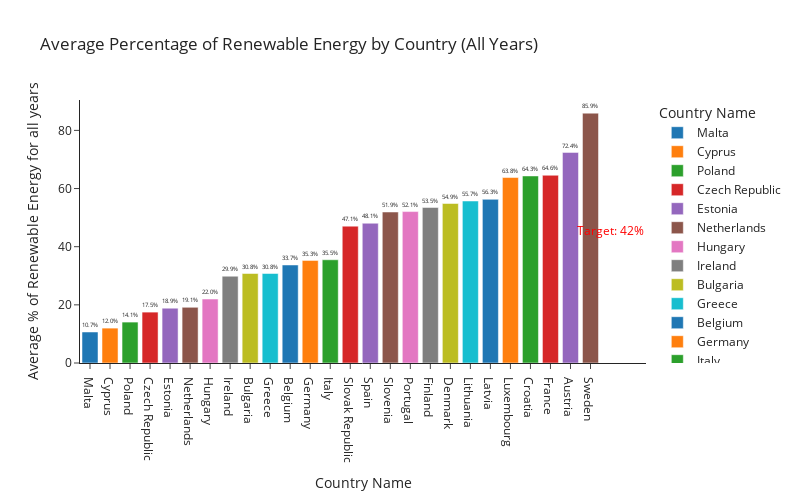

Here is the notebook cell this chart was saved with:
### Markdown cell above
The scatterplot shows the relationship between GDP and the percentage of renewable energy production for EU countries in 2010-2023. 
## Positive Correlation
The trendline indicates a positive correlation between GDP and the percentage of renewable energy. 
This means that, on average, countries with higher GDP tend to have a higher percentage of renewable energy production. 

The positive trend suggests that economically developed countries are more likely to invest in renewable energy sources. This could be due to higher availability of funds for infrastructure, more advanced technology, and stronger policy frameworks supporting renewable energy.

Despite the positive trend, there is considerable variability in the data. Many countries with lower GDP have a wide range of renewable energy percentages, from very low to very high.
Similarly, even at higher GDP levels, there is a spread in the percentage of renewable energy, however it tends to be somewhat more concentrated.

### Code cell
# H1.4. bar chart: the average % of renewable energy adoption for each country in 2010-2023
create_bar_chart_with_target(df_viz)

### Figure 1 — Plotly figure (JSON) as saved in the notebook; plotly's stock layout.template omitted (floating-point values rounded to 4 significant figures)
{"data": [{"alignmentgroup": "True", "hovertemplate": "<b>%{hovertext}</b><br><br>Country Name=%{x}<br>Average % of Renewable Energy for all years=%{text}<extra></extra>", "hovertext": ["Malta"], "legendgroup": "Malta", "marker": {"color": "#1F77B4", "pattern": {"shape": ""}}, "name": "Malta", "offsetgroup": "Malta", "orientation": "v", "showlegend": true, "text": [10.67], "textposition": "outside", "texttemplate": "%{text:.1f}%", "type": "bar", "x": ["Malta"], "xaxis": "x", "y": [10.67], "yaxis": "y"}, {"alignmentgroup": "True", "hovertemplate": "<b>%{hovertext}</b><br><br>Country Name=%{x}<br>Average % of Renewable Energy for all years=%{text}<extra></extra>", "hovertext": ["Cyprus"], "legendgroup": "Cyprus", "marker": {"color": "#FF7F0E", "pattern": {"shape": ""}}, "name": "Cyprus", "offsetgroup": "Cyprus", "orientation": "v", "showlegend": true, "text": [12], "textposition": "outside", "texttemplate": "%{text:.1f}%", "type": "bar", "x": ["Cyprus"], "xaxis": "x", "y": [12], "yaxis": "y"}, {"alignmentgroup": "True", "hovertemplate": "<b>%{hovertext}</b><br><br>Country Name=%{x}<br>Average % of Renewable Energy for all years=%{text}<extra></extra>", "hovertext": ["Poland"], "legendgroup": "Poland", "marker": {"color": "#2CA02C", "pattern": {"shape": ""}}, "name": "Poland", "offsetgroup": "Poland", "orientation": "v", "showlegend": true, "text": [14.07], "textposition": "outside", "texttemplate": "%{text:.1f}%", "type": "bar", "x": ["Poland"], "xaxis": "x", "y": [14.07], "yaxis": "y"}, {"alignmentgroup": "True", "hovertemplate": "<b>%{hovertext}</b><br><br>Country Name=%{x}<br>Average % of Renewable Energy for all years=%{text}<extra></extra>", "hovertext": ["Czech Republic"], "legendgroup": "Czech Republic", "marker": {"color": "#D62728", "pattern": {"shape": ""}}, "name": "Czech Republic", "offsetgroup": "Czech Republic", "orientation": "v", "showlegend": true, "text": [17.5], "textposition": "outside", "texttemplate": "%{text:.1f}%", "type": "bar", "x": ["Czech Republic"], "xaxis": "x", "y": [17.5], "yaxis": "y"}, {"alignmentgroup": "True", "hovertemplate": "<b>%{hovertext}</b><br><br>Country Name=%{x}<br>Average % of Renewable Energy for all years=%{text}<extra></extra>", "hovertext": ["Estonia"], "legendgroup": "Estonia", "marker": {"color": "#9467BD", "pattern": {"shape": ""}}, "name": "Estonia", "offsetgroup": "Estonia", "orientation": "v", "showlegend": true, "text": [18.86], "textposition": "outside", "texttemplate": "%{text:.1f}%", "type": "bar", "x": ["Estonia"], "xaxis": "x", "y": [18.86], "yaxis": "y"}, {"alignmentgroup": "True", "hovertemplate": "<b>%{hovertext}</b><br><br>Country Name=%{x}<br>Average % of Renewable Energy for all years=%{text}<extra></extra>", "hovertext": ["Netherlands"], "legendgroup": "Netherlands", "marker": {"color": "#8C564B", "pattern": {"shape": ""}}, "name": "Netherlands", "offsetgroup": "Netherlands", "orientation": "v", "showlegend": true, "text": [19.14], "textposition": "outside", "texttemplate": "%{text:.1f}%", "type": "bar", "x": ["Netherlands"], "xaxis": "x", "y": [19.14], "yaxis": "y"}, {"alignmentgroup": "True", "hovertemplate": "<b>%{hovertext}</b><br><br>Country Name=%{x}<br>Average % of Renewable Energy for all years=%{text}<extra></extra>", "hovertext": ["Hungary"], "legendgroup": "Hungary", "marker": {"color": "#E377C2", "pattern": {"shape": ""}}, "name": "Hungary", "offsetgroup": "Hungary", "orientation": "v", "showlegend": true, "text": [22], "textposition": "outside", "texttemplate": "%{text:.1f}%", "type": "bar", "x": ["Hungary"], "xaxis": "x", "y": [22], "yaxis": "y"}, {"alignmentgroup": "True", "hovertemplate": "<b>%{hovertext}</b><br><br>Country Name=%{x}<br>Average % of Renewable Energy for all years=%{text}<extra></extra>", "hovertext": ["Ireland"], "legendgroup": "Ireland", "marker": {"color": "#7F7F7F", "pattern": {"shape": ""}}, "name": "Ireland", "offsetgroup": "Ireland", "orientation": "v", "showlegend": true, "text": [29.86], "textposition": "outside", "texttemplate": "%{text:.1f}%", "type": "bar", "x": ["Ireland"], "xaxis": "x", "y": [29.86], "yaxis": "y"}, {"alignmentgroup": "True", "hovertemplate": "<b>%{hovertext}</b><br><br>Country Name=%{x}<br>Average % of Renewable Energy for all years=%{text}<extra></extra>", "hovertext": ["Bulgaria"], "legendgroup": "Bulgaria", "marker": {"color": "#BCBD22", "pattern": {"shape": ""}}, "name": "Bulgaria", "offsetgroup": "Bulgaria", "orientation": "v", "showlegend": true, "text": [30.78], "textposition": "outside", "texttemplate": "%{text:.1f}%", "type": "bar", "x": ["Bulgaria"], "xaxis": "x", "y": [30.78], "yaxis": "y"}, {"alignmentgroup": "True", "hovertemplate": "<b>%{hovertext}</b><br><br>Country Name=%{x}<br>Average % of Renewable Energy for all years=%{text}<extra></extra>", "hovertext": ["Greece"], "legendgroup": "Greece", "marker": {"color": "#17BECF", "pattern": {"shape": ""}}, "name": "Greece", "offsetgroup": "Greece", "orientation": "v", "showlegend": true, "text": [30.79], "textposition": "outside", "texttemplate": "%{text:.1f}%", "type": "bar", "x": ["Greece"], "xaxis": "x", "y": [30.79], "yaxis": "y"}, {"alignmentgroup": "True", "hovertemplate": "<b>%{hovertext}</b><br><br>Country Name=%{x}<br>Average % of Renewable Energy for all years=%{text}<extra></extra>", "hovertext": ["Belgium"], "legendgroup": "Belgium", "marker": {"color": "#1F77B4", "pattern": {"shape": ""}}, "name": "Belgium", "offsetgroup": "Belgium", "orientation": "v", "showlegend": true, "text": [33.71], "textposition": "outside", "texttemplate": "%{text:.1f}%", "type": "bar", "x": ["Belgium"], "xaxis": "x", "y": [33.71], "yaxis": "y"}, {"alignmentgroup": "True", "hovertemplate": "<b>%{hovertext}</b><br><br>Country Name=%{x}<br>Average % of Renewable Energy for all years=%{text}<extra></extra>", "hovertext": ["Germany"], "legendgroup": "Germany", "marker": {"color": "#FF7F0E", "pattern": {"shape": ""}}, "name": "Germany", "offsetgroup": "Germany", "orientation": "v", "showlegend": true, "text": [35.29], "textposition": "outside", "texttemplate": "%{text:.1f}%", "type": "bar", "x": ["Germany"], "xaxis": "x", "y": [35.29], "yaxis": "y"}, {"alignmentgroup": "True", "hovertemplate": "<b>%{hovertext}</b><br><br>Country Name=%{x}<br>Average % of Renewable Energy for all years=%{text}<extra></extra>", "hovertext": ["Italy"], "legendgroup": "Italy", "marker": {"color": "#2CA02C", "pattern": {"shape": ""}}, "name": "Italy", "offsetgroup": "Italy", "orientation": "v", "showlegend": true, "text": [35.5], "textposition": "outside", "texttemplate": "%{text:.1f}%", "type": "bar", "x": ["Italy"], "xaxis": "x", "y": [35.5], "yaxis": "y"}, {"alignmentgroup": "True", "hovertemplate": "<b>%{hovertext}</b><br><br>Country Name=%{x}<br>Average % of Renewable Energy for all years=%{text}<extra></extra>", "hovertext": ["Slovak Republic"], "legendgroup": "Slovak Republic", "marker": {"color": "#D62728", "pattern": {"shape": ""}}, "name": "Slovak Republic", "offsetgroup": "Slovak Republic", "orientation": "v", "showlegend": true, "text": [47.07], "textposition": "outside", "texttemplate": "%{text:.1f}%", "type": "bar", "x": ["Slovak Republic"], "xaxis": "x", "y": [47.07], "yaxis": "y"}, {"alignmentgroup": "True", "hovertemplate": "<b>%{hovertext}</b><br><br>Country Name=%{x}<br>Average % of Renewable Energy for all years=%{text}<extra></extra>", "hovertext": ["Spain"], "legendgroup": "Spain", "marker": {"color": "#9467BD", "pattern": {"shape": ""}}, "name": "Spain", "offsetgroup": "Spain", "orientation": "v", "showlegend": true, "text": [48.07], "textposition": "outside", "texttemplate": "%{text:.1f}%", "type": "bar", "x": ["Spain"], "xaxis": "x", "y": [48.07], "yaxis": "y"}, {"alignmentgroup": "True", "hovertemplate": "<b>%{hovertext}</b><br><br>Country Name=%{x}<br>Average % of Renewable Energy for all years=%{text}<extra></extra>", "hovertext": ["Slovenia"], "legendgroup": "Slovenia", "marker": {"color": "#8C564B", "pattern": {"shape": ""}}, "name": "Slovenia", "offsetgroup": "Slovenia", "orientation": "v", "showlegend": true, "text": [51.93], "textposition": "outside", "texttemplate": "%{text:.1f}%", "type": "bar", "x": ["Slovenia"], "xaxis": "x", "y": [51.93], "yaxis": "y"}, {"alignmentgroup": "True", "hovertemplate": "<b>%{hovertext}</b><br><br>Country Name=%{x}<br>Average % of Renewable Energy for all years=%{text}<extra></extra>", "hovertext": ["Portugal"], "legendgroup": "Portugal", "marker": {"color": "#E377C2", "pattern": {"shape": ""}}, "name": "Portugal", "offsetgroup": "Portugal", "orientation": "v", "showlegend": true, "text": [52.07], "textposition": "outside", "texttemplate": "%{text:.1f}%", "type": "bar", "x": ["Portugal"], "xaxis": "x", "y": [52.07], "yaxis": "y"}, {"alignmentgroup": "True", "hovertemplate": "<b>%{hovertext}</b><br><br>Country Name=%{x}<br>Average % of Renewable Energy for all years=%{text}<extra></extra>", "hovertext": ["Finland"], "legendgroup": "Finland", "marker": {"color": "#7F7F7F", "pattern": {"shape": ""}}, "name": "Finland", "offsetgroup": "Finland", "orientation": "v", "showlegend": true, "text": [53.5], "textposition": "outside", "texttemplate": "%{text:.1f}%", "type": "bar", "x": ["Finland"], "xaxis": "x", "y": [53.5], "yaxis": "y"}, {"alignmentgroup": "True", "hovertemplate": "<b>%{hovertext}</b><br><br>Country Name=%{x}<br>Average % of Renewable Energy for all years=%{text}<extra></extra>", "hovertext": ["Denmark"], "legendgroup": "Denmark", "marker": {"color": "#BCBD22", "pattern": {"shape": ""}}, "name": "Denmark", "offsetgroup": "Denmark", "orientation": "v", "showlegend": true, "text": [54.86], "textposition": "outside", "texttemplate": "%{text:.1f}%", "type": "bar", "x": ["Denmark"], "xaxis": "x", "y": [54.86], "yaxis": "y"}, {"alignmentgroup": "True", "hovertemplate": "<b>%{hovertext}</b><br><br>Country Name=%{x}<br>Average % of Renewable Energy for all years=%{text}<extra></extra>", "hovertext": ["Lithuania"], "legendgroup": "Lithuania", "marker": {"color": "#17BECF", "pattern": {"shape": ""}}, "name": "Lithuania", "offsetgroup": "Lithuania", "orientation": "v", "showlegend": true, "text": [55.71], "textposition": "outside", "texttemplate": "%{text:.1f}%", "type": "bar", "x": ["Lithuania"], "xaxis": "x", "y": [55.71], "yaxis": "y"}, {"alignmentgroup": "True", "hovertemplate": "<b>%{hovertext}</b><br><br>Country Name=%{x}<br>Average % of Renewable Energy for all years=%{text}<extra></extra>", "hovertext": ["Latvia"], "legendgroup": "Latvia", "marker": {"color": "#1F77B4", "pattern": {"shape": ""}}, "name": "Latvia", "offsetgroup": "Latvia", "orientation": "v", "showlegend": true, "text": [56.29], "textposition": "outside", "texttemplate": "%{text:.1f}%", "type": "bar", "x": ["Latvia"], "xaxis": "x", "y": [56.29], "yaxis": "y"}, {"alignmentgroup": "True", "hovertemplate": "<b>%{hovertext}</b><br><br>Country Name=%{x}<br>Average % of Renewable Energy for all years=%{text}<extra></extra>", "hovertext": ["Luxembourg"], "legendgroup": "Luxembourg", "marker": {"color": "#FF7F0E", "pattern": {"shape": ""}}, "name": "Luxembourg", "offsetgroup": "Luxembourg", "orientation": "v", "showlegend": true, "text": [63.79], "textposition": "outside", "texttemplate": "%{text:.1f}%", "type": "bar", "x": ["Luxembourg"], "xaxis": "x", "y": [63.79], "yaxis": "y"}, {"alignmentgroup": "True", "hovertemplate": "<b>%{hovertext}</b><br><br>Country Name=%{x}<br>Average % of Renewable Energy for all years=%{text}<extra></extra>", "hovertext": ["Croatia"], "legendgroup": "Croatia", "marker": {"color": "#2CA02C", "pattern": {"shape": ""}}, "name": "Croatia", "offsetgroup": "Croatia", "orientation": "v", "showlegend": true, "text": [64.33], "textposition": "outside", "texttemplate": "%{text:.1f}%", "type": "bar", "x": ["Croatia"], "xaxis": "x", "y": [64.33], "yaxis": "y"}, {"alignmentgroup": "True", "hovertemplate": "<b>%{hovertext}</b><br><br>Country Name=%{x}<br>Average % of Renewable Energy for all years=%{text}<extra></extra>", "hovertext": ["France"], "legendgroup": "France", "marker": {"color": "#D62728", "pattern": {"shape": ""}}, "name": "France", "offsetgroup": "France", "orientation": "v", "showlegend": true, "text": [64.57], "textposition": "outside", "texttemplate": "%{text:.1f}%", "type": "bar", "x": ["France"], "xaxis": "x", "y": [64.57], "yaxis": "y"}, {"alignmentgroup": "True", "hovertemplate": "<b>%{hovertext}</b><br><br>Country Name=%{x}<br>Average % of Renewable Energy for all years=%{text}<extra></extra>", "hovertext": ["Austria"], "legendgroup": "Austria", "marker": {"color": "#9467BD", "pattern": {"shape": ""}}, "name": "Austria", "offsetgroup": "Austria", "orientation": "v", "showlegend": true, "text": [72.43], "textposition": "outside", "texttemplate": "%{text:.1f}%", "type": "bar", "x": ["Austria"], "xaxis": "x", "y": [72.43], "yaxis": "y"}, {"alignmentgroup": "True", "hovertemplate": "<b>%{hovertext}</b><br><br>Country Name=%{x}<br>Average % of Renewable Energy for all years=%{text}<extra></extra>", "hovertext": ["Sweden"], "legendgroup": "Sweden", "marker": {"color": "#8C564B", "pattern": {"shape": ""}}, "name": "Sweden", "offsetgroup": "Sweden", "orientation": "v", "showlegend": true, "text": [85.93], "textposition": "outside", "texttemplate": "%{text:.1f}%", "type": "bar", "x": ["Sweden"], "xaxis": "x", "y": [85.93], "yaxis": "y"}], "layout": {"annotations": [{"font": {"color": "Red"}, "showarrow": false, "text": "Target: 42%", "x": 25.5, "xshift": 10, "y": 42, "yshift": 10}], "barmode": "relative", "height": 500, "legend": {"title": {"text": "Country Name"}, "tracegroupgap": 0}, "shapes": [{"line": {"color": "Red", "dash": "dash"}, "type": "line", "x0": -0.5, "x1": 25.5, "y0": 42, "y1": 42}], "title": {"text": "Average Percentage of Renewable Energy by Country (All Years)"}, "width": 800, "xaxis": {"anchor": "y", "categoryarray": ["Malta", "Cyprus", "Poland", "Czech Republic", "Estonia", "Netherlands", "Hungary", "Ireland", "Bulgaria", "Greece", "Belgium", "Germany", "Italy", "Slovak Republic", "Spain", "Slovenia", "Portugal", "Finland", "Denmark", "Lithuania", "Latvia", "Luxembourg", "Croatia", "France", "Austria", "Sweden"], "categoryorder": "array", "domain": [0, 1], "title": {"text": "Country Name"}}, "yaxis": {"anchor": "x", "domain": [0, 1], "title": {"text": "Average % of Renewable Energy for all years"}}}}
